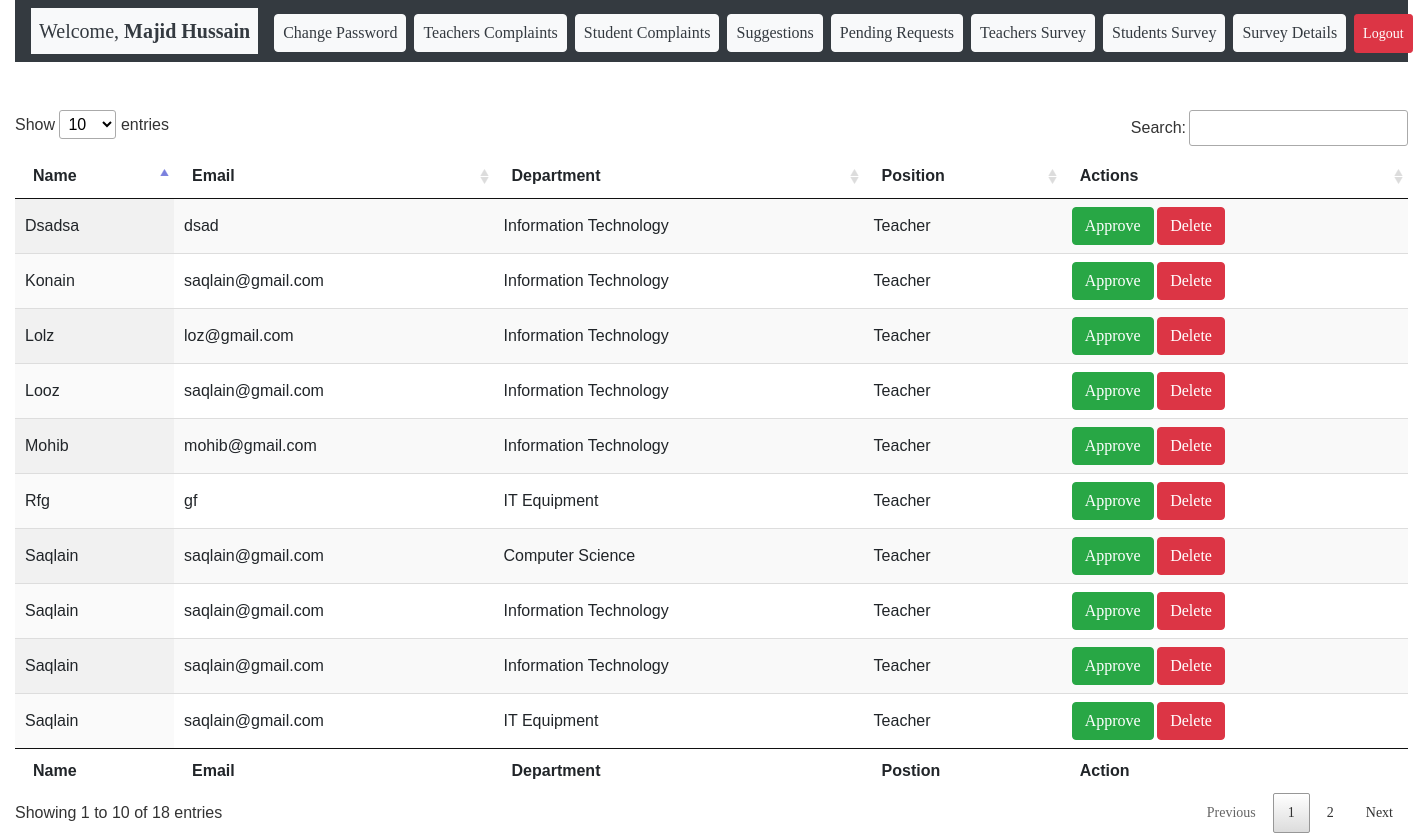
Screenshot of /pending_requests.php (signed in) with the database file from the repository.
### tables this page shows
CREATE TABLE `users` (
  `Id` int(11) NOT NULL,
  `Name` varchar(255) NOT NULL,
  `Email` varchar(255) NOT NULL,
  `Password` varchar(255) NOT NULL,
  `Department` varchar(255) NOT NULL,
  `Position` varchar(255) NOT NULL,
  `Status` int(11) NOT NULL
);

### pending_requests.php (the view, shortened to what this page needs)
<!doctype html>
<html lang="en">
  <head>
	<link rel="stylesheet" type="text/css" href="vendor/bootstrap/css/bootstrap.min.css">
	<link rel="stylesheet" type="text/css" href="fonts/font-awesome-4.7.0/css/font-awesome.min.css">
	<link rel="stylesheet" type="text/css" href="vendor/animate/animate.css">
	<link rel="stylesheet" type="text/css" href="vendor/css-hamburgers/hamburgers.min.css">
	<link rel="stylesheet" type="text/css" href="vendor/animsition/css/animsition.min.css">
	<link rel="stylesheet" type="text/css" href="vendor/select2/select2.min.css">
	<link rel="stylesheet" type="text/css" href="vendor/daterangepicker/daterangepicker.css">
	<link rel="stylesheet" type="text/css" href="css/util.css">
	<link rel="stylesheet" type="text/css" href="css/main.css">
  <link rel="stylesheet" type="text/css" href="DataTables/datatables.min.css"/>
  </head>
  <body>
<?php include 'includes/admin_header.php'?>
	<div class="container-fluid pt-5">
        <table id="example" class="display" style="width:100%">
          <thead>
              <tr>
                  <th>Name</th>
                  <th>Email</th>
                  <th>Department</th>
                  <th>Position</th>
                  <th>Actions</th>
              </tr>
          </thead>
        <tbody>
        <?php
include 'includes/db_config.php';
$select = "SELECT * FROM users WHERE Status = 0";
$query = mysqli_query($con,$select);
if(mysqli_num_rows($query) > 0)
  {
    while($row = mysqli_fetch_array($query)){
     $name = $row['Name'];
     $email = $row['Email'];
     $dept = $row['Department'];
     $position = $row['Position'];
?>
            <tr>
                <td><?php echo $name ?></td>
                <td><?php echo $email?></td>
                <td><?php echo $dept ?></td>
                <td><?php echo $position ?></td>
                <td>
                <form method="post">
                <a href="includes/actions.inc.php?approve_id=<?php echo $row['Id']; ?>">
                    <button type="button" class="btn btn-success" name="approve_id" onclick="if(confirm('are you sure'))commentDelete(1); return false">Approve</button>
                </a>
                <a href="includes/actions.inc.php?delete_id=<?php echo $row['Id']; ?>">
                <button type="button" name="delete_id"  class="btn btn-danger" onclick="if(confirm('are you sure'))commentDelete(1); return false">Delete</button>
                </a>
            </tr>
            <?php
    }
}
?>
        </tbody>
        <tfoot>
            <tr>
                <th>Name</th>
                <th>Email</th>
                <th>Department</th>
                <th>Postion</th>
                <th>Action</th>
            </tr>
        </tfoot>
    </table>
    </div>
  </body>
</html>

### includes/admin_header.php (shortened to what this page needs)
<!doctype html>
<html lang="en">
  <head>
	<link rel="stylesheet" type="text/css" href="./vendor/bootstrap/css/bootstrap.min.css">
	<link rel="stylesheet" type="text/css" href="./fonts/font-awesome-4.7.0/css/font-awesome.min.css">
	<link rel="stylesheet" type="text/css" href="./vendor/animate/animate.css">
	<link rel="stylesheet" type="text/css" href="./vendor/css-hamburgers/hamburgers.min.css">
	<link rel="stylesheet" type="text/css" href="./vendor/animsition/css/animsition.min.css">
	<link rel="stylesheet" type="text/css" href="./vendor/select2/select2.min.css">
	<link rel="stylesheet" type="text/css" href="./vendor/daterangepicker/daterangepicker.css">
	<link rel="stylesheet" type="text/css" href="./css/util.css">
	<link rel="stylesheet" type="text/css" href="./css/main.css">
  </head>
  <body>
  <div class="container-fluid">
    <nav class="navbar navbar-expand-lg navbar-dark bg-dark">
    <a class="navbar-brand bg-light text-dark bg-light text-dark p-2" href="#">Welcome, <b><?php echo $_SESSION['Name'];?></b></a>
        <div class="collapse navbar-collapse" id="navbarSupportedContent">
        <form class="form-inline my-2 my-lg-0">
            <ul class="navbar-nav mr-auto">
                <li class="nav-item active mt-1">
                    <a class="nav-link btn btn-light text-dark mr-2" href="./admin_change_password.php">Change Password </a>
                </li>
                <li class="nav-item active mt-1">
                    <a class="nav-link btn btn-light text-dark mr-2" href="./teachers_complaints.php">Teachers Complaints </a>
                </li>
                <li class="nav-item active mt-1">
                    <a class="nav-link btn btn-light text-dark mr-2" href="./students_complaints.php">Student Complaints </a>
                </li>
                <li class="nav-item active mt-1">
                    <a class="nav-link btn btn-light text-dark mr-2" href="admin_suggession.php">Suggestions </a>
                </li>
                <li class="nav-item active mt-1">
                    <a class="nav-link btn btn-light text-dark mr-2" href="./pending_requests.php">Pending Requests </a>
                </li>
                <li class="nav-item active mt-1">
                    <a class="nav-link btn btn-light text-dark mr-2" href="./teachers_survey.php">Teachers Survey</a>
                </li>
                <li class="nav-item active mt-1">
                    <a class="nav-link btn btn-light text-dark mr-2" href="./students_survey.php">Students Survey</a>
                </li>
                <li class="nav-item active mt-1">
                    <a class="nav-link btn btn-light text-dark mr-2" href="./survey_details.php">Survey Details</a>
                </li>
                <li class="nav-item active mt-1">
                    <a class="nav-link btn btn-danger btn-sm" href="./logout.php" class="">Logout </a>
                </li>
            </ul>
        </form>
        </div>
        </nav>
    </div>
  </body>
  </html>

### css/main.css (style rules this page uses)
* { margin: 0px; padding: 0px; box-sizing: border-box; }
body, html { height: 100%; font-family: Ubuntu-Regular, sans-serif; }
a { font-family: Ubuntu-Regular; font-size: 14px; line-height: 1.7; color: #666666; margin: 0px; transition: all 0.4s; -webkit-transition: all 0.4s; -o-transition: all 0.4s; -moz-transition: all 0.4s; }
ul, li { margin: 0px; list-style-type: none; }
button { outline: none !important; border: none; background: transparent; }

### rows the page displays
users: Name "Dsadsa", Email "dsad", Department "Information Technology", Position "Teacher"
users: Name "Rfg", Email "gf", Department "IT Equipment", Position "Teacher"
users: Name "Saqlain", Email "saqlain@gmail.com", Department "Computer Science", Position "Teacher"
users: Name "Saqlain", Email "saqlain@gmail.com", Department "Information Technology", Position "Teacher"
users: Name "Saqlain", Email "saqlain@gmail.com", Department "Information Technology", Position "Teacher"
users: Name "Saqlain", Email "saqlain@gmail.com", Department "IT Equipment", Position "Teacher"
users: Name "Looz", Email "saqlain@gmail.com", Department "Information Technology", Position "Teacher"
users: Name "Konain", Email "saqlain@gmail.com", Department "Information Technology", Position "Teacher"
users: Name "Mohib", Email "mohib@gmail.com", Department "Information Technology", Position "Teacher"
users: Name "Lolz", Email "loz@gmail.com", Department "Information Technology", Position "Teacher"

### other values shown
$_SESSION['Name'] "Majid Hussain"
